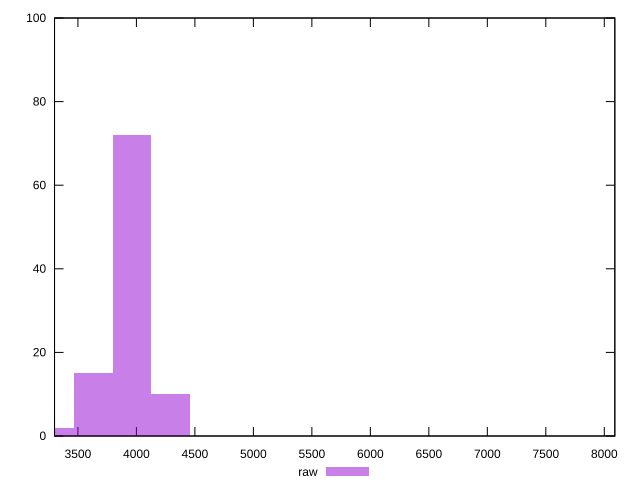

gnuplot code for this plot:
reset

$raw <<EOF
8254.535712335446 1
3962.1771419210145 72
3631.9957134275965 15
3301.8142849341784 2
4292.3585704144325 10
EOF

set key outside below
set boxwidth 330.18142849341785
set xrange [3300:8090]
set yrange [0:100]
set trange [0:100]
set style fill transparent solid 0.5 noborder
set terminal svg size 640, 490 enhanced background rgb 'white'
set output "report_00025_2021-02-22T21:38:55.199Z/uses-text-compression/samples/pages+cached/raw/histogram.svg"

plot $raw title "raw" with boxes

reset
